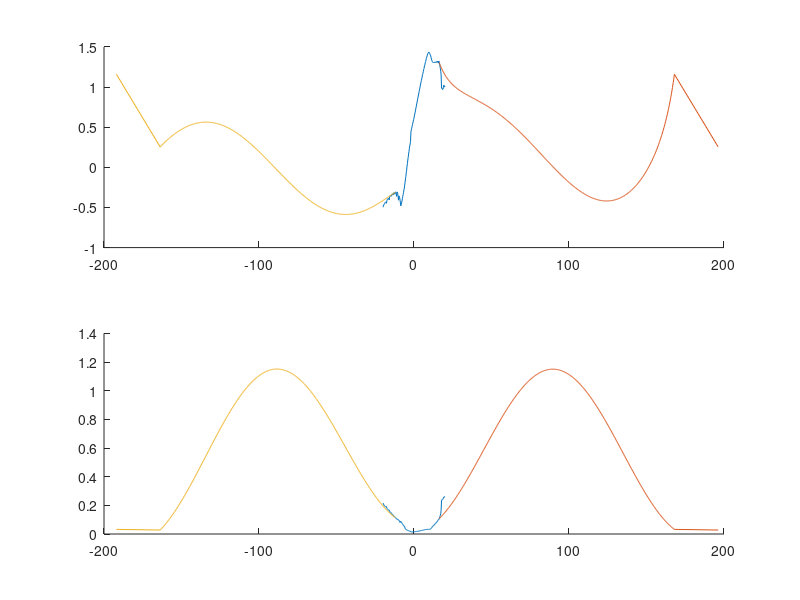
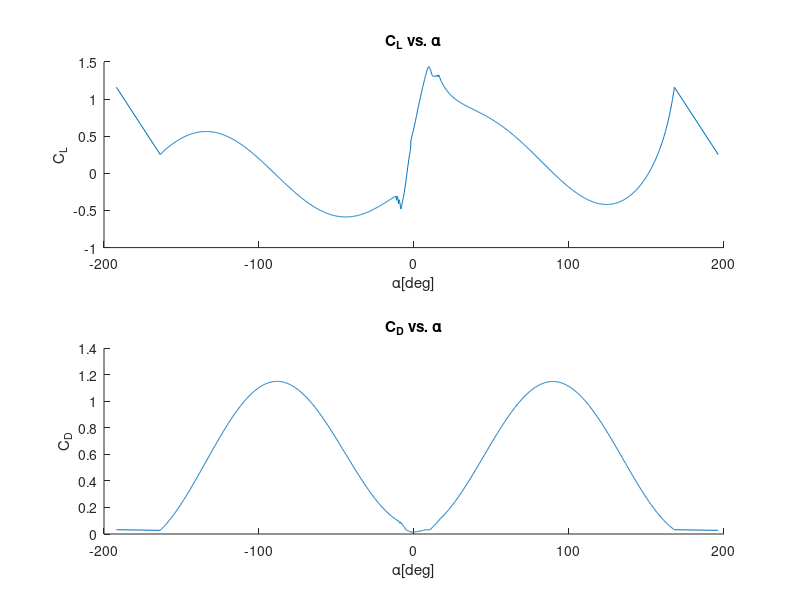

Reproduce these figures in MATLAB, in order.
% alpha = [0:1:20,46,47,49,50,52,53,55,56,58,59,61,62,64,65,66,68,69,70,71,72,73,74,76,77,78,79,80,81,82,83,84,85,86,87,88,89,90] ;
% %CL = [.5936,.7871,.975,1.1466,1.2991,1.4221,1.3123,1.3084,1.3264,.9911,1.0131,1.072,1.112,1.1621,1.2085,1.2511];
% CL = [.6170 .7135 .8149 .9144 1.0111, 1.1037, 1.1931,1.2759,1.3570,1.4172,1.3457,1.3701,1.3123,1.3082,1.3084,1.3243,1.3097,.9709,.7719,.7558,.7629,.8251,.8130,.7866,.7720,.7407,.7239,.6886,.67,.6314,.6114,.5704,.5491,.5062,.4845,.4625,.4188,.3969,.3748,.3532,.3316,.3102,.2889,.2474,.2272,.2073,.1879,.1688,.1504,.1324,.1149,.0978,.0802,.0687,.065,.0584,.0518,.0451];
% CM = [-.081,-.078,-.077,-.075,-.074,-.072,-.069,-.065,-.061,-.054,-.031,-.022,-.015,-.013,-.014,-.014,-.018,-.069,-.084,-.095,-.104];
% CD = [.01526,.01672,.01841,.02029,.02234,.02491,.02737,.02943,.03132,.03217,.03257,.03821,.05211,.06335,.07521,.08624,.10261,.19773,.23868,.24902,.26179];
% plot(alpha,CL)


a = -20:.25:20;
CL = [-[.4965,.4832,.4690,.4595,.4511,.4433,.4362,.4324,.4389,.4477,.4125,.4027,.3949,.3883,.3840,.3921,.4057,.3707,.3603,.3537],...
    -[.3502,.3542,.3598,.3382,.3308,.3281,.3437,.3362,.3177,.3137,.3328,.3331,.3105,.3054,.3248,.3614,.3089,.3084,.3258,.3704],...
    -[.4094,.3558,.3606,.3797,.4089,.4448,.4802,.4617,.4448,.4187,.3888,.3628,.3383,.3118,.2804,.2582,.2215,.1851,.1429,.1148],...
    [-.0664,-.0347,.016,.046,.0914,.1232,.166,.1951,.2387,.2648,.2918,.3191,.4390,.4634,.4857,.5086,.5309,.5515,.5724,.5944],...
    [.6169,.6404,.6641,.6893,.7135,.7390,.7646,.7893,.8149,.8414,.8667,.8898,.9144,.9411,.9625,.9861,1.0112,1.0384,1.0598,1.0814,1.1038,...
    1.1273,1.1548,1.1714,1.1932,1.2195,1.2346,1.2643,1.2760,1.3025,1.3175,1.3385,1.3573,1.376,1.3896,1.4148,1.4174,1.4273,1.4374,1.4324,1.4223,...
    1.4136,1.4031,1.3892,1.3703,1.3495,1.3322,1.3195,1.3123,1.3101,1.3065,1.3067,1.3080,1.3067,1.3129,1.3077,1.3087,1.3145,1.3099,1.3117,1.3235,...
    1.3148,1.3057,1.2993,1.3257,1.3064,1.2833,1.2585,1.2312,1.1983,1.1516,.9864,.9920,.9732,.9701,.9794,.9955,1.025,1.0013,1.0018,1.0127]];
CM = -[[.005,.006,.006,.007,.008,.009,.011,.013,.017,.020,.017,.018,.0187,.020,.022,.025,.029,.026,.026,.027],...
    [.028,.032,.033,.031,.031,.032,.036,.034,.034,.038,.039,.036,.036,.038,.042,.036,.035,.035,.035,.034],...
    [.031,.029,.026,.023,.020,.020,.025,.017,.029,.030,.032,.040,.047,.047,.052,.055,.058,.066,.069,.070],...
    [.073,.073,.077,.077,.079,.081,.081,.082,.081,.090,.079,.094,.093,.091,.089,.087,.085,.085,.084,.082],...
    [.081,.080,.080,.079,.078,.078,.078,.077,.077,.077,.077,.076,.075,.075,.074,.074,.074,.074,.073,.072,.072,...
    .071,.071,.07,.069,.069,.067,.068,.065,.065,.064,.063,.061,.060,.058,.058,.054,.051,.048,.043,.038,...
    .033,.039,.025,.022,.02,.018,.016,.015,.014,.014,.014,.013,.013,.013,.014,.014,.014,.014,.015,.014,...
    .016,.017,.019,.017,.020,.023,.027,.033,.039,.040,.082,.084,.090,.094,.095,.095,.093,.1,.104,.104]];
CD = [[.21555,.20895,.20342,.2008,.19703,.19409,.19125,.18931,.19039,.19141,.17919,.17577,.17270,.16975,.16717,.16720,.16766,.15778,.15432,.15136],...
    [.14863,.14849,.14423,.13922,.13624,.13356,.13283,.12829,.12449,.12187,.12104,.11735,.11326,.11076,.10974,.10958,.10297,.10080,.09958,.10015],...
    [.10020,.09370,.09220,.09118,.08051,.08934,.08642,.08385,.07992,.07489,.0718,.06688,.06306,.06020,.05643,.05377,.05018,.03910,.03548,.03317],...
    [.03063,.02882,.02697,.02606,.02483,.02395,.02262,.02193,.02073,.02002,.01915,.01803,.01470,.01440,.01418,.01402,.01402,.01424,.01456,.01491],...
    [.01526,.01561,.01597,.01635,.01672,.01712,.01755,.01797,.01841,.01888,.01938,.01964,.02028,.02078,.02128,.0218,.02234,.02292,.02356,.02423,.02492,...
    .02559,.02616,.02686,.02737,.02789,.02943,.02975,.03044,.0308,.03133,.03157,.03194,.03184,.03217,.03225,.03217,.03224,.03203,.0322,.03257,...
    .03304,.03402,.03554,.03822,.04170,.04536,.04893,.05214,.05490,.05801,.06067,.06342,.06645,.06861,.07235,.07525,.07765,.08159,.08459,.08636,...
    .09115,.09603,.10058,.10074,.10722,.11459,.12269,.13169,.14235,.16498,.23278,.23877,.23975,.24233,.24533,.24910,.25910,.25670,.25897,.26181]];

aspos = 16.25*pi/180;
asneg = -12*pi/180;
alphaneg = [-180+aspos*180/pi:.25:asneg*180/pi]*pi/180;
alphapos = [180/pi*aspos:.25:180+asneg*180/pi]*pi/180;
AR = 2.2411;
CDspos = CD(find(a == aspos*180/pi));
CLspos = CL(find(a == aspos*180/pi));
CDsneg = CD(find(a == asneg*180/pi));
CLsneg = CL(find(a == asneg*180/pi));

CDmax = 1.11+.018*AR;
B2 = (CDspos-CDmax*sin(aspos)^2)/cos(aspos);
Cdpos = CDmax.*sin(alphapos).^2+B2.*cos(alphapos);

A2 = (CLspos-CDmax*sin(aspos)*cos(aspos))*sin(aspos)/cos(aspos)^2;
Clpos = CDmax/2*sin(2*alphapos)+A2*cos(alphapos).^2./sin(alphapos);

CDmax = 1.11+.018*AR;
B2 = (CDsneg-CDmax*sin(asneg)^2)/cos(asneg);
Cdneg = CDmax.*sin(alphaneg).^2+B2.*cos(alphaneg);

A2 = (CLsneg-CDmax*sin(asneg)*cos(asneg))*sin(asneg)/cos(asneg)^2;
Clneg = CDmax/2*sin(2*alphaneg)+A2*cos(alphaneg).^2./sin(alphaneg);

alphaneg = [alphapos(end)-2*pi, alphaneg];
alphapos = [alphapos, 2*pi+alphaneg(2)];
Cdneg = [Cdpos(end), Cdneg];
Cdpos = [Cdpos, Cdneg(2)];
Clneg = [Clpos(end), Clneg];
Clpos = [Clpos, Clneg(2)];

figure(1); 
subplot(2,1,1); hold on
plot(a,CL); plot(alphapos*180/pi,Clpos); plot(alphaneg*180/pi,Clneg);
subplot(2,1,2); hold on
plot(a,CD); plot(alphapos*180/pi,Cdpos); plot(alphaneg*180/pi,Cdneg);

alpha = [alphaneg(1),alphaneg(2):.25*pi/180:alphapos(end-1),alphapos(end)];
CL = [Clneg(1:end-1) CL([find(a == asneg*180/pi):find(a == aspos*180/pi)]) Clpos(2:end)];
CD = [Cdneg(1:end-1) CD([find(a == asneg*180/pi):find(a == aspos*180/pi)]) Cdpos(2:end)];

figure(2);
subplot(2,1,1); hold on; title('C_L vs. \alpha');
plot(alpha*180/pi,CL);
xlabel('\alpha[deg]'); ylabel('C_L');
subplot(2,1,2); hold on; title('C_D vs. \alpha');
plot(alpha*180/pi,CD);
xlabel('\alpha[deg]'); ylabel('C_D');